Frame 1 (no input): blank canvas, image omitted
Frame 60 (no input): blank canvas, image omitted
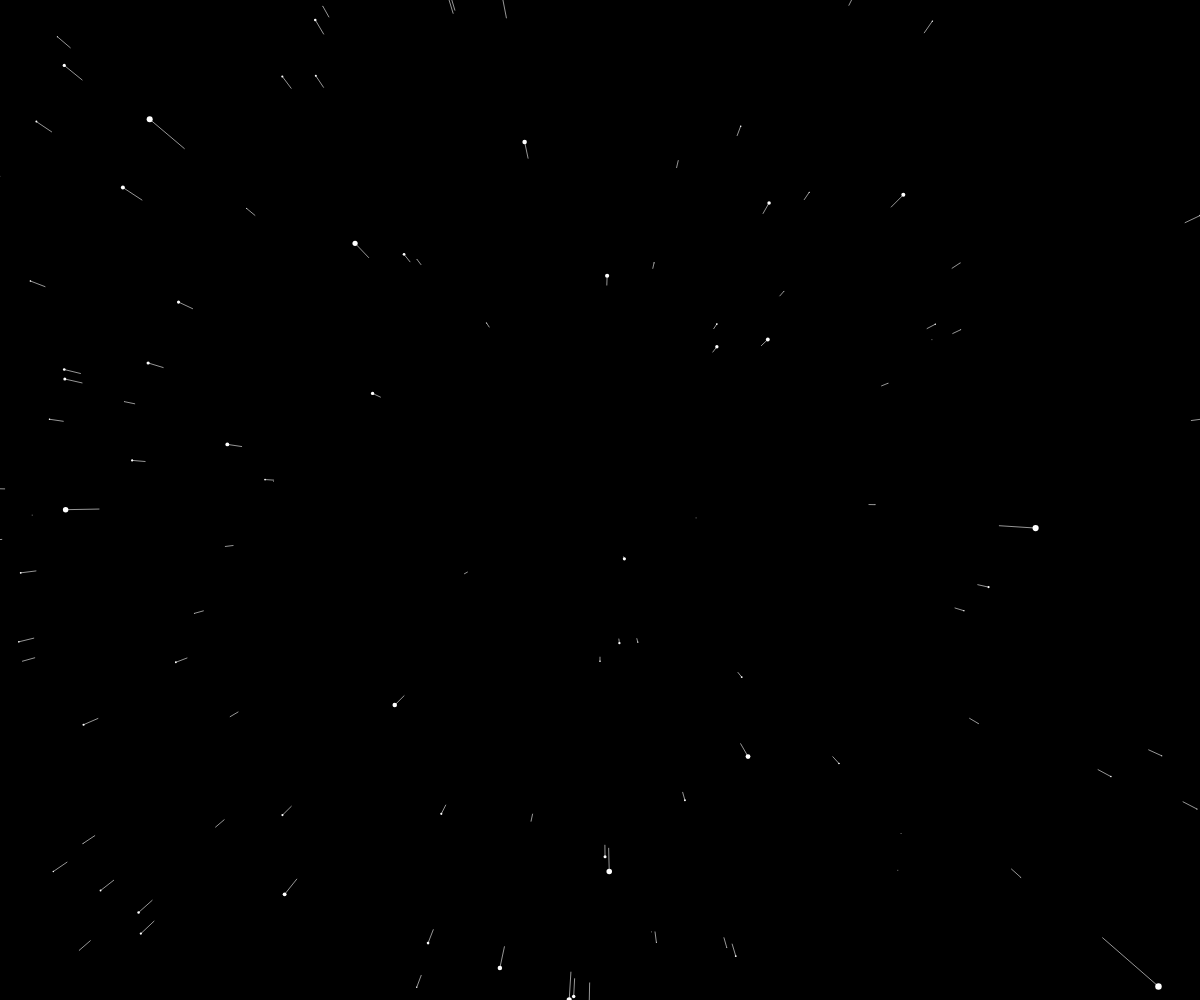
Frame 120 (the mouse pressed at the canvas centre since frame 60)

The p5.js sketch whose frames 1 and 60 were blank and that drew this single picture after the mouse press (run headless with seeded random() and noise() and a simulated clock; from frame 60 on, the mouse is pressed at the canvas centre):

// p5.js sketch
// ── sketch.js
let stars = [];
let speed = 20;

function setup() {
  createCanvas(windowWidth, windowHeight);
  for (let i = 0; i < 1000; i++) {
    stars.push(new Star());
  }
}

function draw() {
  background(0);
  translate(width / 2, height / 2);
  
  speed = map(mouseX, 0, width, 0, 50);

  for (let star of stars) {
    star.update();
    star.show();
  }
}

class Star {
  constructor() {
    this.x = random(-width, width);
    this.y = random(-height, height);
    this.z = random(width);
    this.pz = this.z;
  }

  update() {
    this.z -= speed;
    if (this.z < 1) {
      this.z = width;
      this.x = random(-width, width);
      this.y = random(-height, height);
      this.pz = this.z;
    }
  }

  show() {
    fill(255);
    noStroke();

    let sx = map(this.x / this.z, 0, 1, 0, width);
    let sy = map(this.y / this.z, 0, 1, 0, height);
    let r = map(this.z, 0, width, 8, 0);

    ellipse(sx, sy, r, r);

    let px = map(this.x / this.pz, 0, 1, 0, width);
    let py = map(this.y / this.pz, 0, 1, 0, height);
    this.pz = this.z;

    stroke(255, 150);
    line(px, py, sx, sy);
  }
}
